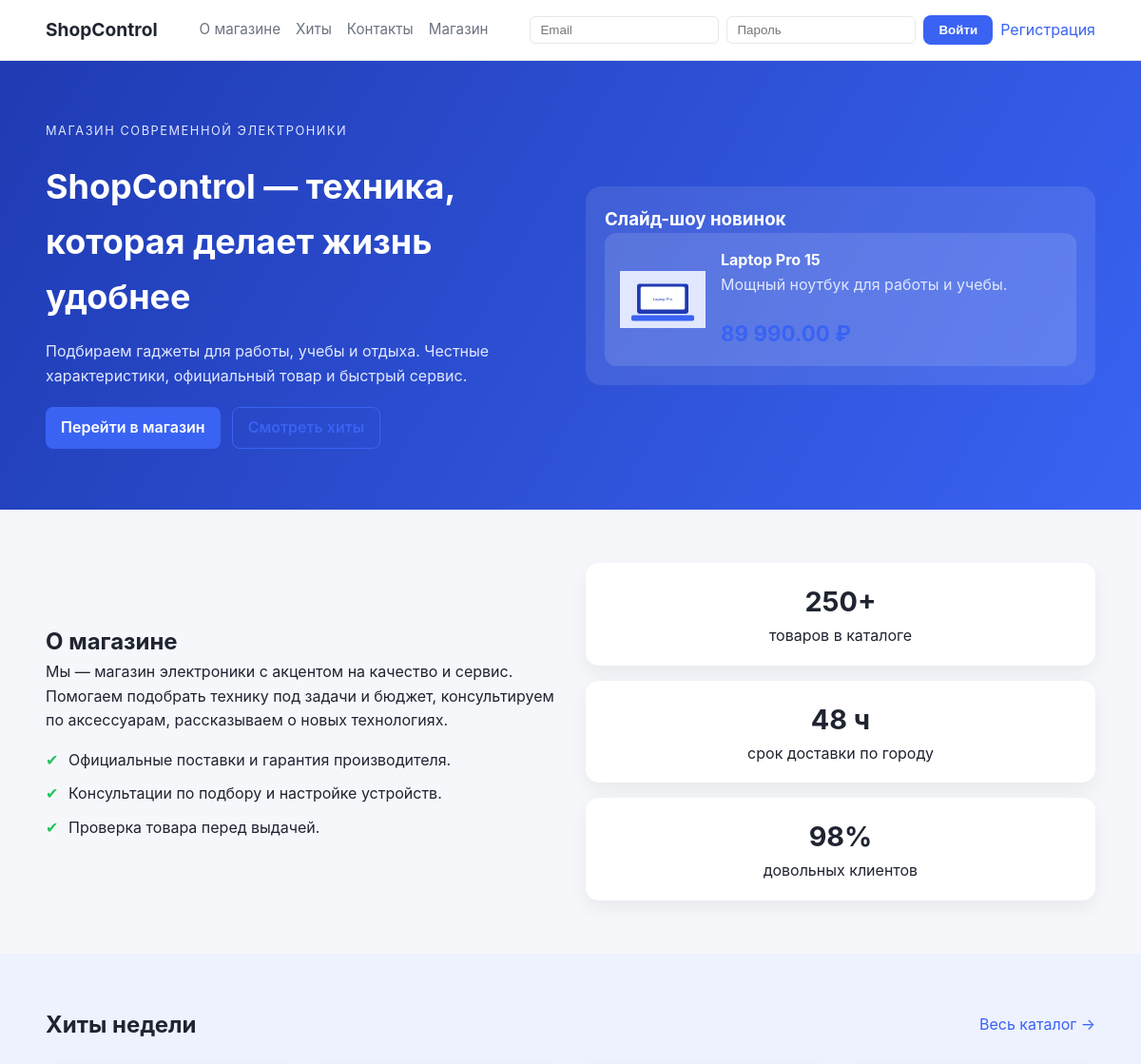
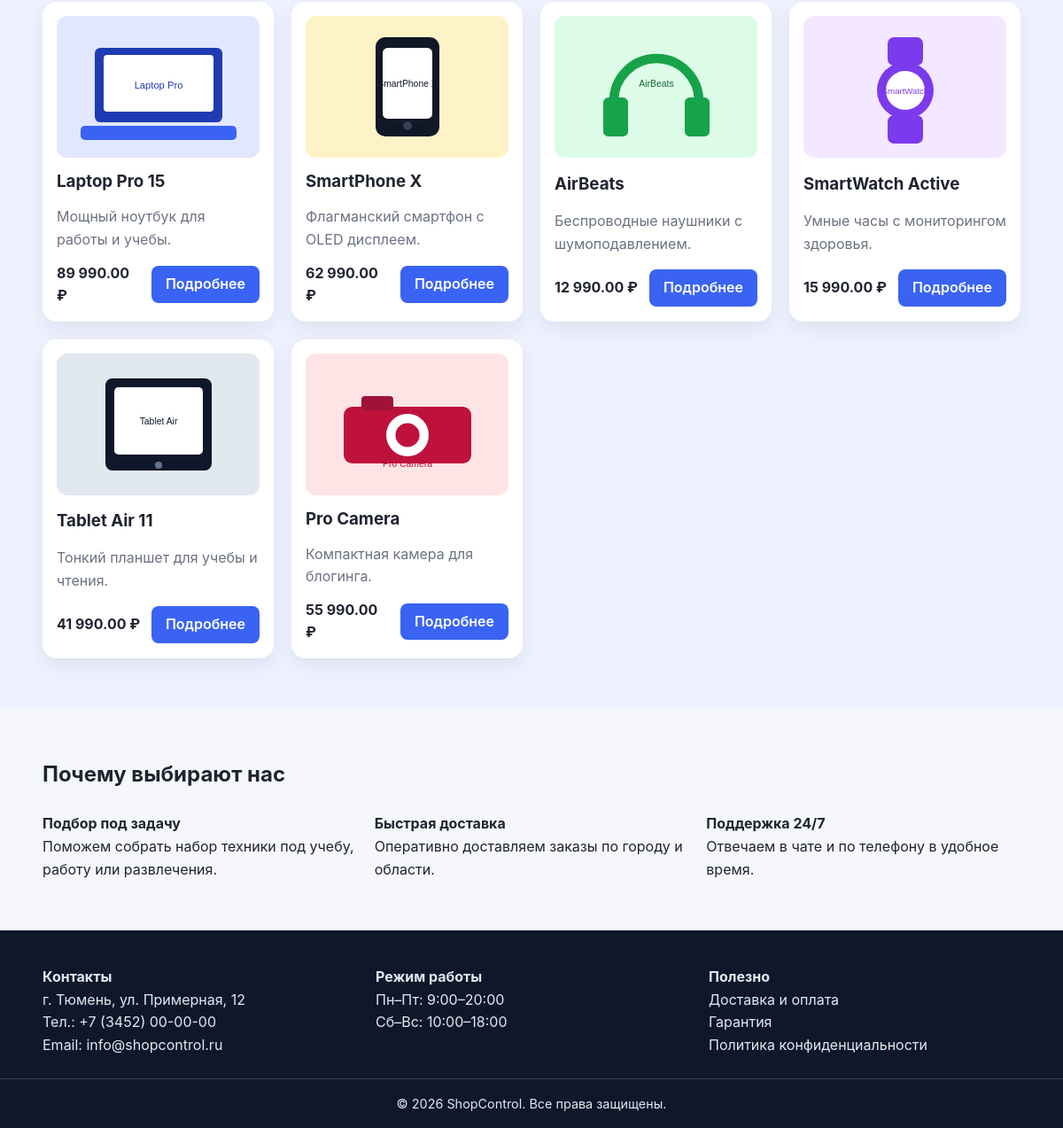
The page / on the database its author committed (2 pictures, top to bottom).
### tables this page shows
CREATE TABLE products (
  id            BIGINT UNSIGNED PRIMARY KEY AUTO_INCREMENT,
  category_id   BIGINT UNSIGNED NULL,
  title         VARCHAR(200) NOT NULL,
  short_desc    VARCHAR(400) NOT NULL,
  description   TEXT NOT NULL,
  price         DECIMAL(10,2) NOT NULL CHECK (price >= 0),
  stock_qty     INT NOT NULL DEFAULT 0 CHECK (stock_qty >= 0),
  is_active     TINYINT(1) NOT NULL DEFAULT 1,
  main_image    VARCHAR(255) NULL,
  created_at    TIMESTAMP NOT NULL DEFAULT CURRENT_TIMESTAMP,
  updated_at    TIMESTAMP NULL DEFAULT NULL ON UPDATE CURRENT_TIMESTAMP,
  CONSTRAINT fk_products_category
    FOREIGN KEY (category_id) REFERENCES categories(id)
    ON DELETE SET NULL ON UPDATE CASCADE,
  INDEX idx_products_active (is_active),
  INDEX idx_products_category (category_id),
  INDEX idx_products_price (price)
);

### app/auth.php (called while the page is built, shortened)
<?php
function current_user(): ?array
{
    return $_SESSION['user'] ?? null;
}

### app/helpers.php (called while the page is built, shortened)
<?php
function e(string $value): string
{
    return htmlspecialchars($value, ENT_QUOTES | ENT_SUBSTITUTE, 'UTF-8');
}

### public/index.php (the view, shortened to what this page needs)
<?php
require __DIR__ . '/../app/auth.php';
require __DIR__ . '/../app/helpers.php';
$pdo = db();
$featuredStmt = $pdo->query("
    SELECT id, title, short_desc, price, main_image
    FROM products
    WHERE is_active = 1
    ORDER BY created_at DESC
    LIMIT 6
");
$featured = $featuredStmt->fetchAll();
?>
<!doctype html>
<html lang="ru">
<head>
    <link rel="stylesheet" href="/assets/css/style.css">
</head>
<body>
    <?php include __DIR__ . '/partials/header.php'; ?>
    <main>
        <section class="hero">
            <div class="container hero-inner">
                <div>
                    <p class="tag">Магазин современной электроники</p>
                    <h1>ShopControl — техника, которая делает жизнь удобнее</h1>
                    <p>Подбираем гаджеты для работы, учебы и отдыха. Честные характеристики, официальный товар и быстрый сервис.</p>
                    <div class="hero-actions">
                        <a class="btn" href="/shop.php">Перейти в магазин</a>
                        <a class="btn btn-outline" href="#featured">Смотреть хиты</a>
                    </div>
                </div>
                <div class="hero-card">
                    <h3>Слайд-шоу новинок</h3>
                    <div class="slider" data-slider>
                        <?php foreach ($featured as $item): ?>
                            <div class="slide">
                                <img src="/<?= e($item['main_image'] ?? '') ?>" alt="<?= e($item['title']) ?>">
                                <div>
                                    <h4><?= e($item['title']) ?></h4>
                                    <p class="muted"><?= e($item['short_desc']) ?></p>
                                    <span class="price"><?= number_format((float)$item['price'], 2, '.', ' ') ?> ₽</span>
                                </div>
                            </div>
                        <?php endforeach; ?>
                    </div>
                </div>
            </div>
        </section>
        <section id="about" class="section">
            <div class="container two-column">
                <div>
                    <h2>О магазине</h2>
                    <p>Мы — магазин электроники с акцентом на качество и сервис. Помогаем подобрать технику под задачи и бюджет, консультируем по аксессуарам, рассказываем о новых технологиях.</p>
                    <ul class="checklist">
                        <li>Официальные поставки и гарантия производителя.</li>
                        <li>Консультации по подбору и настройке устройств.</li>
                        <li>Проверка товара перед выдачей.</li>
                    </ul>
                </div>
                <div class="info-cards">
                    <div class="info-card">
                        <h3>250+</h3>
                        <p>товаров в каталоге</p>
                    </div>
                    <div class="info-card">
                        <h3>48 ч</h3>
                        <p>срок доставки по городу</p>
                    </div>
                    <div class="info-card">
                        <h3>98%</h3>
                        <p>довольных клиентов</p>
                    </div>
                </div>
            </div>
        </section>
        <section id="featured" class="section section-alt">
            <div class="container">
                <div class="section-head">
                    <h2>Хиты недели</h2>
                    <a class="link" href="/shop.php">Весь каталог →</a>
                </div>
                <div class="grid">
                    <?php foreach ($featured as $item): ?>
                        <article class="card">
                            <img class="card-img" src="/<?= e($item['main_image'] ?? '') ?>" alt="<?= e($item['title']) ?>">
                            <h3><?= e($item['title']) ?></h3>
                            <p class="muted"><?= e($item['short_desc']) ?></p>
                            <div class="row">
                                <strong><?= number_format((float)$item['price'], 2, '.', ' ') ?> ₽</strong>
                                <a class="btn" href="/product.php?id=<?= (int)$item['id'] ?>">Подробнее</a>
                            </div>
                        </article>
                    <?php endforeach; ?>
                </div>
            </div>
        </section>
        <section class="section">
            <div class="container">
                <h2>Почему выбирают нас</h2>
                <div class="benefits">
                    <div>
                        <h4>Подбор под задачу</h4>
                        <p>Поможем собрать набор техники под учебу, работу или развлечения.</p>
                    </div>
                    <div>
                        <h4>Быстрая доставка</h4>
                        <p>Оперативно доставляем заказы по городу и области.</p>
                    </div>
                    <div>
                        <h4>Поддержка 24/7</h4>
                        <p>Отвечаем в чате и по телефону в удобное время.</p>
                    </div>
                </div>
            </div>
        </section>
    </main>
    <?php include __DIR__ . '/partials/footer.php'; ?>
</body>
</html>

### public/partials/header.php (shortened to what this page needs)
<?php
$user = current_user();
?>
<header class="site-header">
    <div class="container header-inner">
        <a class="logo" href="/index.php">ShopControl</a>
        <nav class="nav">
            <a href="/index.php#about">О магазине</a>
            <a href="/index.php#featured">Хиты</a>
            <a href="/index.php#contacts">Контакты</a>
            <a href="/shop.php">Магазин</a>
        </nav>
        <div class="auth">
            <?php if ($user): ?>
                <div class="user-info">
                    <span>Привет, <?= e($user['full_name'] ?: $user['email']) ?></span>
                    <a class="btn btn-outline" href="/logout.php">Выйти</a>
                </div>
            <?php else: ?>
                <form class="login-mini" method="post" action="/login.php">
                    <input type="email" name="email" placeholder="Email" required>
                    <input type="password" name="password" placeholder="Пароль" required>
                    <button class="btn" type="submit">Войти</button>
                    <a class="link" href="/register.php">Регистрация</a>
                </form>
            <?php endif; ?>
        </div>
    </div>
</header>

### public/partials/footer.php
<footer class="site-footer" id="contacts">
    <div class="container footer-inner">
        <div>
            <h4>Контакты</h4>
            <p>г. Тюмень, ул. Примерная, 12</p>
            <p>Тел.: +7 (3452) 00-00-00</p>
            <p>Email: info@shopcontrol.ru</p>
        </div>
        <div>
            <h4>Режим работы</h4>
            <p>Пн–Пт: 9:00–20:00</p>
            <p>Сб–Вс: 10:00–18:00</p>
        </div>
        <div>
            <h4>Полезно</h4>
            <p>Доставка и оплата</p>
            <p>Гарантия</p>
            <p>Политика конфиденциальности</p>
        </div>
    </div>
    <div class="footer-bottom">
        <p>© <?= date('Y') ?> ShopControl. Все права защищены.</p>
    </div>
</footer>

### public/assets/css/style.css (style rules this page uses)
:root { --bg: #f6f7fb; --text: #1f2430; --muted: #6b7280; --primary: #3a63f3; --primary-dark: #2c4ec4; --card: #ffffff; --border: #e5e7eb; --success: #22c55e; --error: #ef4444; }
* { box-sizing: border-box; margin: 0; padding: 0; }
body { font-family: "Inter", "Segoe UI", sans-serif; background: var(--bg); color: var(--text); line-height: 1.6; }
img { max-width: 100%; display: block; }
a { color: inherit; text-decoration: none; }
.container { width: min(1140px, 92%); margin: 0 auto; }
.site-header { background: var(--card); border-bottom: 1px solid var(--border); position: sticky; top: 0; z-index: 10; }
.header-inner { display: flex; align-items: center; justify-content: space-between; gap: 16px; padding: 16px 0; flex-wrap: wrap; }
.logo { font-weight: 700; font-size: 1.2rem; }
.nav { display: flex; gap: 16px; flex-wrap: wrap; }
.nav a { color: var(--muted); font-size: 0.95rem; }
.auth { display: flex; align-items: center; }
.login-mini { display: flex; align-items: center; gap: 8px; flex-wrap: wrap; }
.login-mini input { padding: 6px 10px; border: 1px solid var(--border); border-radius: 6px; min-width: 140px; background: #fff; }
.link { color: var(--primary); }
.btn { background: var(--primary); color: #fff; border: none; padding: 8px 16px; border-radius: 8px; cursor: pointer; display: inline-flex; align-items: center; justify-content: center; gap: 8px; font-weight: 600; }
.btn-outline { background: transparent; color: var(--primary); border: 1px solid var(--primary); }
.hero { background: linear-gradient(120deg, #1f3bb3, #3a63f3); color: #fff; padding: 64px 0; }
.hero-inner { display: grid; gap: 32px; grid-template-columns: repeat(auto-fit, minmax(260px, 1fr)); align-items: center; }
.hero h1 { font-size: clamp(2rem, 3vw, 3rem); margin-bottom: 16px; }
.hero p { margin-bottom: 20px; color: #e0e7ff; }
.tag { text-transform: uppercase; font-size: 0.8rem; letter-spacing: 0.12em; margin-bottom: 12px; }
.hero-actions { display: flex; gap: 12px; flex-wrap: wrap; }
.hero-card { background: rgba(255, 255, 255, 0.1); padding: 20px; border-radius: 16px; backdrop-filter: blur(6px); }
.slider { display: grid; gap: 16px; }
.slide { display: none; gap: 16px; align-items: center; background: rgba(255, 255, 255, 0.12); padding: 16px; border-radius: 12px; }
.slide.active { display: grid; grid-template-columns: 90px 1fr; }
.section { padding: 56px 0; }
.section-alt { background: #eef2ff; }
.section-head { display: flex; align-items: center; justify-content: space-between; margin-bottom: 24px; }
.two-column { display: grid; grid-template-columns: repeat(auto-fit, minmax(260px, 1fr)); gap: 32px; align-items: center; }
.checklist { margin-top: 16px; display: grid; gap: 10px; }
.checklist li { list-style: none; padding-left: 24px; position: relative; }
.checklist li::before { content: "✔"; color: var(--success); position: absolute; left: 0; }
.info-cards { display: grid; gap: 16px; }
.info-card { background: var(--card); padding: 18px; border-radius: 14px; text-align: center; box-shadow: 0 8px 20px rgba(0, 0, 0, 0.06); }
.info-card h3 { font-size: 1.8rem; }
.grid { display: grid; grid-template-columns: repeat(auto-fit, minmax(220px, 1fr)); gap: 20px; }
.card { background: var(--card); padding: 16px; border-radius: 16px; box-shadow: 0 8px 20px rgba(31, 35, 64, 0.08); display: grid; gap: 12px; }
.card-img { border-radius: 12px; height: 160px; width: 100%; object-fit: cover; background: #f1f5f9; }
.row { display: flex; justify-content: space-between; align-items: center; gap: 12px; }
.muted { color: var(--muted); }
.benefits { display: grid; grid-template-columns: repeat(auto-fit, minmax(220px, 1fr)); gap: 20px; margin-top: 24px; }
.site-footer { background: #0f172a; color: #e2e8f0; padding: 40px 0 0; }
.footer-inner { display: grid; gap: 24px; grid-template-columns: repeat(auto-fit, minmax(200px, 1fr)); }
.footer-bottom { border-top: 1px solid rgba(226, 232, 240, 0.2); margin-top: 24px; text-align: center; padding: 16px 0; font-size: 0.9rem; }
.price { font-size: 1.4rem; font-weight: 700; color: var(--primary); }

### rows shown on the page
products: main_image (picture), title "Laptop Pro 15", short_desc "Мощный ноутбук для работы и учебы.", price "89 990.00"
products: main_image (picture), title "SmartPhone X", short_desc "Флагманский смартфон с OLED дисплеем.", price "62 990.00"
products: main_image (picture), title "AirBeats", short_desc "Беспроводные наушники с шумоподавлением.", price "12 990.00"
products: main_image (picture), title "SmartWatch Active", short_desc "Умные часы с мониторингом здоровья.", price "15 990.00"
products: main_image (picture), title "Tablet Air 11", short_desc "Тонкий планшет для учебы и чтения.", price "41 990.00"
products: main_image (picture), title "Pro Camera", short_desc "Компактная камера для блогинга.", price "55 990.00"
